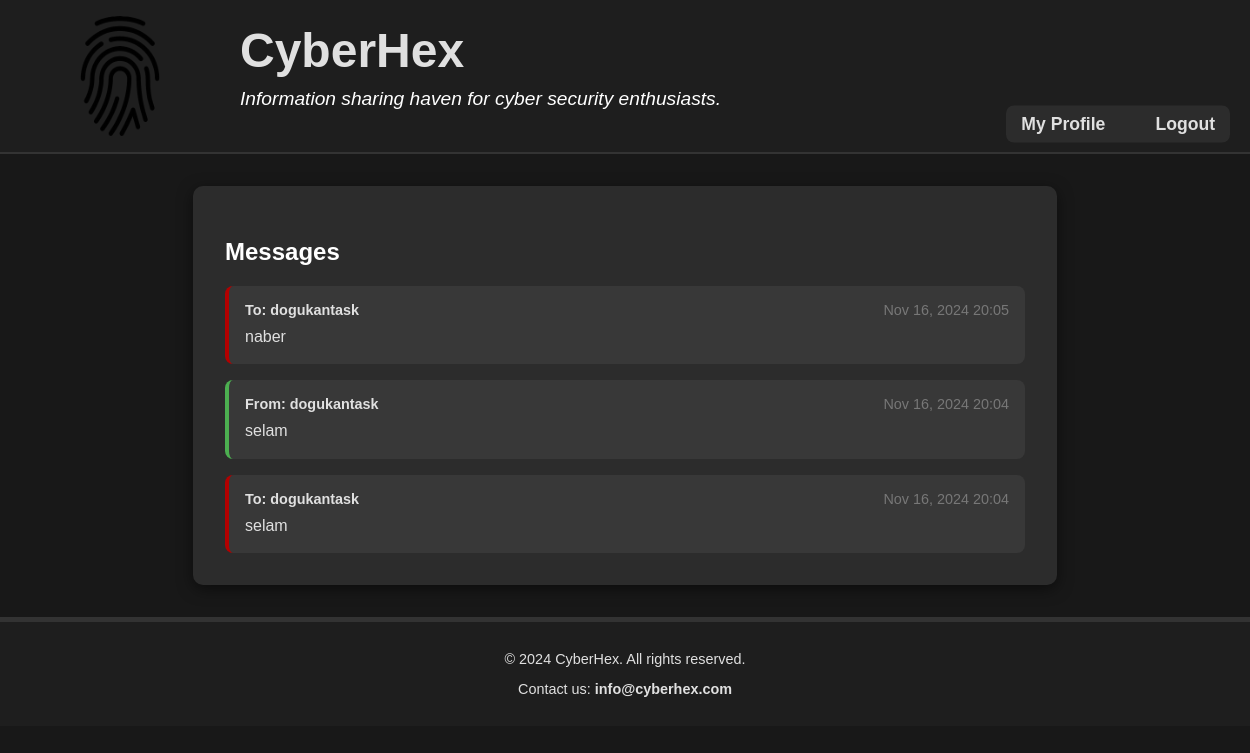
/messages/ (signed in), run on the app's committed database.
### private_messages/models.py (models this page shows, shortened)
class Message(models.Model):
    sender = models.ForeignKey(User, related_name="sent_messages", on_delete=models.CASCADE)
    receiver = models.ForeignKey(User, related_name="received_messages", on_delete=models.CASCADE)
    content = models.TextField()
    timestamp = models.DateTimeField(auto_now_add=True)
    read = models.BooleanField(default=False)

### user_accounts/models.py (models this page shows)
class User(AbstractUser):
    pass

### private_messages/views.py (the view)
# urls.py: path('', views.inbox, name='inbox'),
@login_required(login_url='login')
def inbox(request):
    messages = Message.objects.filter(
        Q(sender=request.user) | Q(receiver=request.user)
    ).order_by('-timestamp')
    return render(request, 'private_messages/inbox.html', {
        'messages': messages,
        'user': request.user
    })

### private_messages/templates/private_messages/inbox.html
{% extends 'layout.html' %}
{% block content %}
<section class="messages-container">
    <div class="messages-card">
        <div class="sent-messages-section">
            <h2>Messages</h2>
        </div>
        {% if messages %}
            <div class="messages-list">
                {% for message in messages %}
                    <div class="message-item {% if message.sender == user %}sent{% else %}received{% endif %}">
                        <div class="message-header">
                            {% if message.sender == user %}
                                <span class="message-to">To: {{ message.receiver.username }}</span>
                            {% else %}
                                <span class="message-from">From: {{ message.sender.username }}</span>
                            {% endif %}
                            <span class="message-time">{{ message.timestamp|date:"M d, Y H:i" }}</span>
                        </div>
                        <div class="message-content">
                            {{ message.content }}
                        </div>
                    </div>
                {% endfor %}
            </div>
        {% else %}
            <div class="no-messages">
                <p>No messages found.</p>
            </div>
        {% endif %}
    </div>
</section>
{% endblock %}

### static/css/style.css (style rules this page uses)
body { font-family: 'Arial', sans-serif; background-color: #181818; color: #e0e0e0; margin: 0; padding: 0; }
.messages-container { display: flex; justify-content: center; padding: 2em ; background-color: #181818; }
.messages-card { background-color: #2c2c2c; color: #fff; padding: 2em; border-radius: 10px; width: 80%; max-width: 800px; box-shadow: 0 4px 15px rgba(0, 0, 0, 0.5); }
.messages-list { display: flex; flex-direction: column; gap: 1em; }
.message-item { background-color: #383838; border-radius: 8px; padding: 1em; transition: transform 0.2s ease; }
.message-item.sent { border-left: 4px solid hwb(0 0% 30%); }
.message-item.received { border-left: 4px solid #4CAF50; }
.message-header { display: flex; justify-content: space-between; margin-bottom: 0.5em; font-size: 0.9em; color: #888; }
.message-from, .message-to { font-weight: bold; color: #e0e0e0; }
.message-time { color: #777; }
.message-content { color: #e0e0e0; line-height: 1.4; margin-top: 0.5em; }

### data on the page
Message: receiver.username "dogukantask", timestamp "Nov 16, 2024 20:05", content "naber"
Message: sender.username "dogukantask", timestamp "Nov 16, 2024 20:04", content "selam"
Message: receiver.username "dogukantask", timestamp "Nov 16, 2024 20:04", content "selam"
